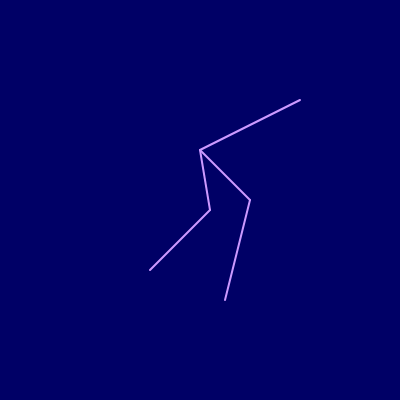
Frame 1 (no input)
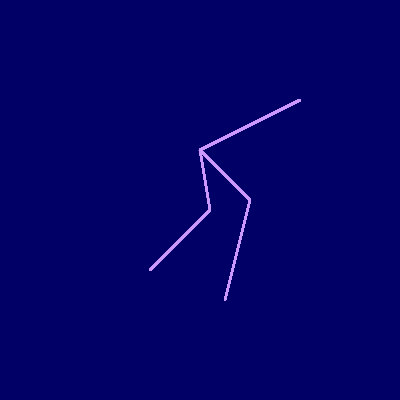
Frame 60 (no input)
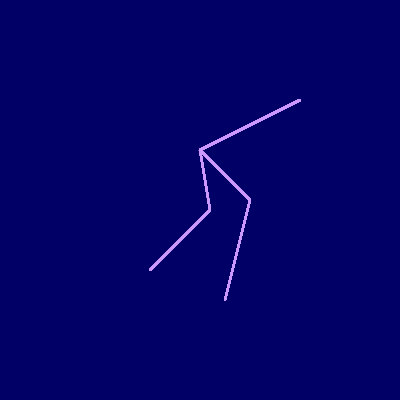
Frame 120 (the mouse pressed at the canvas centre since frame 60)

The p5.js sketch that drew these frames (run headless with seeded random() and noise() and a simulated clock; from frame 60 on, the mouse is pressed at the canvas centre):

// p5.js sketch
// ── sketch.js
////////////////////////
//CSMA101             //
//Intro to Programming//
//Fall 19             //
//Professor Theohar   //
//John Henry Sarancik //
//562-846-2322        //
////////////////////////

function setup() {
  createCanvas(400, 400);
    background(0,0,102);
}
function mouseDragged() {
  stroke(0);
  strokeWeight(1);
  fill(192,192,192);
  circle(mouseX,mouseY,40,40);
  rect(mouseX,mouseY,40,60);
}
function draw() {
  stroke(204,153,255);
  strokeWeight(2);
  line(300,100,200,150);
  line(200,150,250,200);
  line(250,200,225,300);
  line(200,150,210,210);
  line(210,210,150,270);
}
